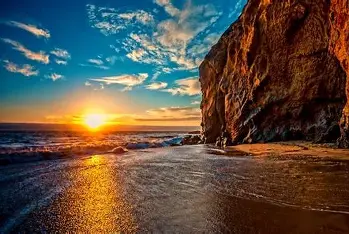
#> input picture OIP (1).webp, 349 x 234 px
$ python vintagephotohealer.py
#> lines starting #> are read from the running program, lines starting #| are printed output that depends on the picture
#> the answer given: OIP (1).webp
#> the answer given: OIP.webp
import requests
from PIL import Image
from io import BytesIO

def generate_ai_image(prompt, size):
    url = f"https://image.pollinations.ai/prompt/{prompt.replace(' ', '%20')}"
    response = requests.get(url)
    img = Image.open(BytesIO(response.content)).convert("RGB")
    return img.resize(size)

def pseudo_inpaint(prompt, image_path, mask_path):
#> called with prompt = '', image_path = 'OIP (1).webp', mask_path = 'OIP.webp'
    base_img = Image.open(image_path).convert("RGB")
#> base_img is the input picture: PIL image 349x234 RGB; mean R, G, B 90.8, 79.2, 67.8
    mask_img = Image.open(mask_path).convert("L")
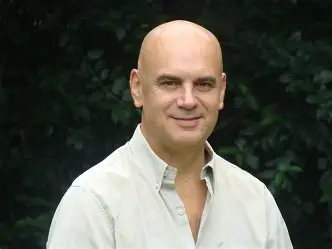
#> input picture OIP.webp, 332 x 249 px
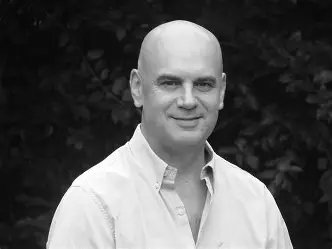
#> mask_img: PIL image 332x249 L; min 0, max 255, mean 85

    ai_img = generate_ai_image(prompt, base_img.size)


    result = Image.composite(ai_img, base_img, mask_img)
    return result


def main():
    print("Inpainting & Restoration Challenge ")
    print("White mask area will be replaced using AI\n")

    while True:
        prompt = input("Enter description (or 'exit'): ")
        if prompt.lower() == "exit":
            print("Goodbye!")
            break

        image_path = input("Enter base image path: ")
        mask_path = input("Enter mask image path: ")

        try:
            print("\nProcessing inpainting...")
            result = pseudo_inpaint(prompt, image_path, mask_path)
            result.show()

            save = input("Save image? (yes/no): ").lower()
            if save == "yes":
                name = input("File name (without extension): ").strip()
                result.save(f"{name}.png")
                print(f"Image saved as {name}.png\n")

            print("-" * 60)

        except Exception as e:
            print(f"Error: {e}\n")

if __name__ == "__main__":
    main()
#> (the call stopped at in generate_ai_image, `response = requests.get(url)`: the network is not available in this run)
